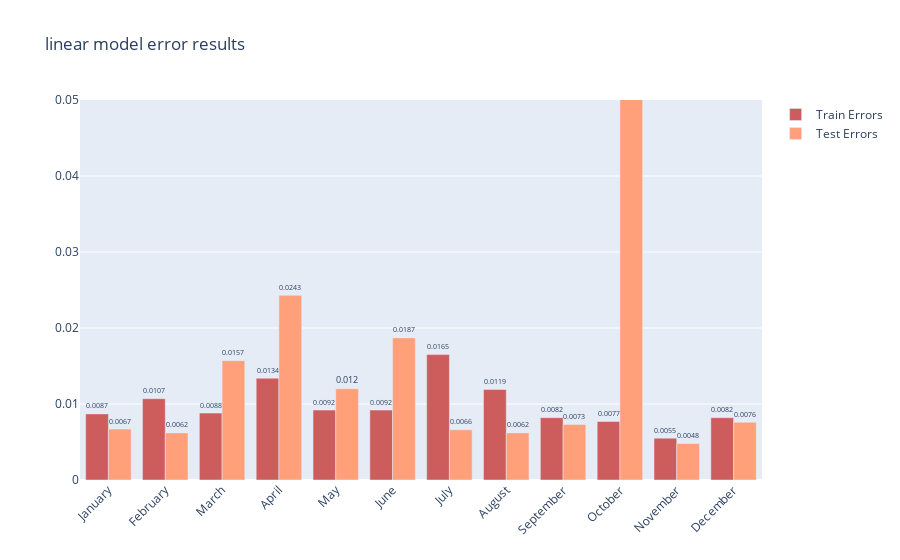

The cell this chart's notebook holds for it:
### Code cell
plot_resulst(train_errors,test_errors,"linear")

### Figure 1 — Plotly figure (JSON) as saved in the notebook; plotly's stock layout.template omitted (floating-point values rounded to 4 significant figures)
{"data": [{"marker": {"color": "indianred"}, "name": "Train Errors", "text": [0.0087, 0.0107, 0.0088, 0.0134, 0.0092, 0.0092, 0.0165, 0.0119, 0.0082, 0.0077, 0.0055, 0.0082], "textposition": "outside", "type": "bar", "x": ["January", "February", "March", "April", "May", "June", "July", "August", "September", "October", "November", "December"], "y": [0.0087, 0.0107, 0.0088, 0.0134, 0.0092, 0.0092, 0.0165, 0.0119, 0.0082, 0.0077, 0.0055, 0.0082]}, {"marker": {"color": "lightsalmon"}, "name": "Test Errors", "text": [0.0067, 0.0062, 0.0157, 0.0243, 0.012, 0.0187, 0.0066, 0.0062, 0.0073, 0.0592, 0.0048, 0.0076], "textposition": "outside", "type": "bar", "x": ["January", "February", "March", "April", "May", "June", "July", "August", "September", "October", "November", "December"], "y": [0.0067, 0.0062, 0.0157, 0.0243, 0.012, 0.0187, 0.0066, 0.0062, 0.0073, 0.0592, 0.0048, 0.0076]}], "layout": {"barmode": "group", "title": {"text": "linear model error results"}, "xaxis": {"tickangle": -45}, "yaxis": {"range": [0, 0.05]}}}
